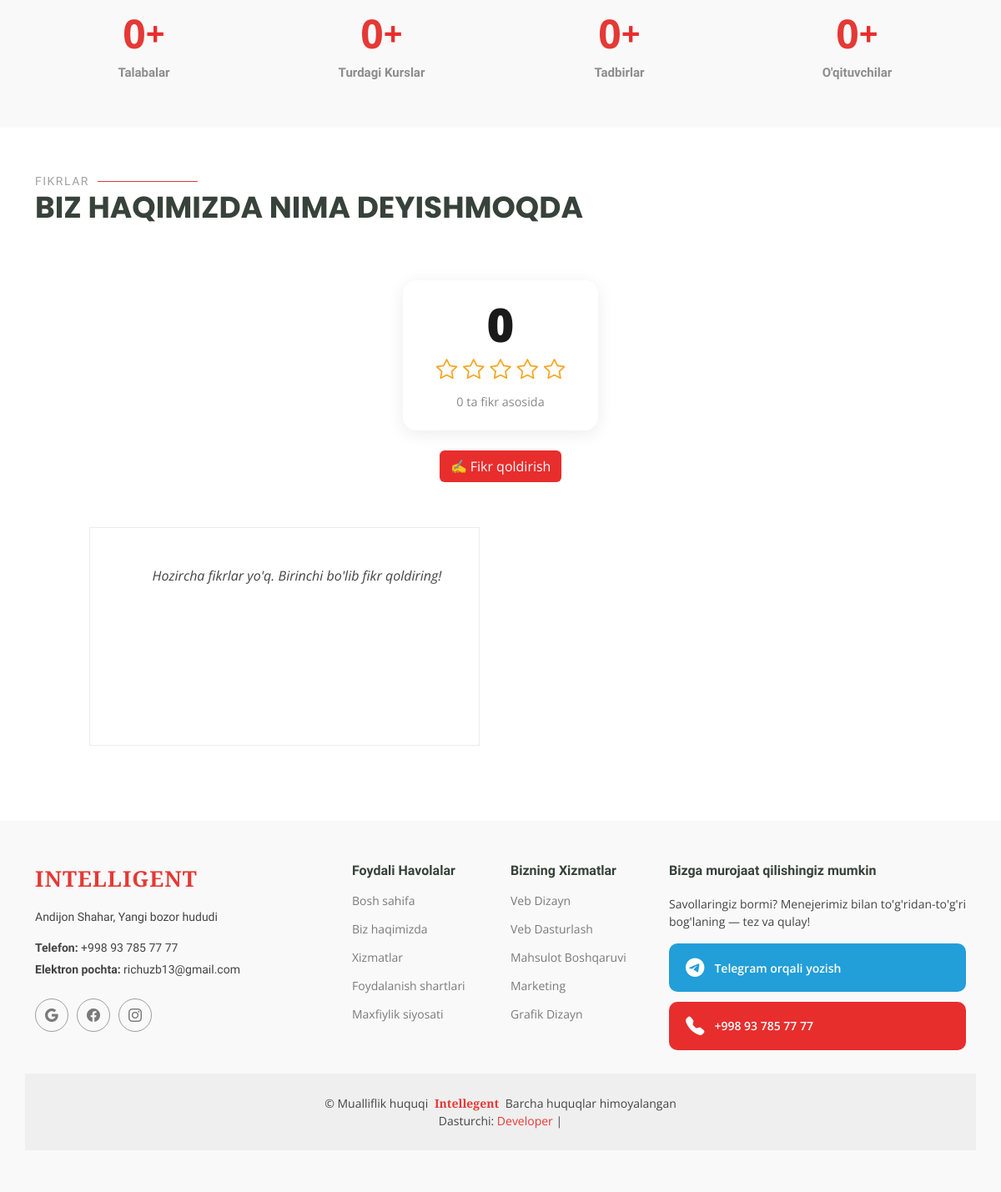
Page /about/ (lower part) on the earlier database version.
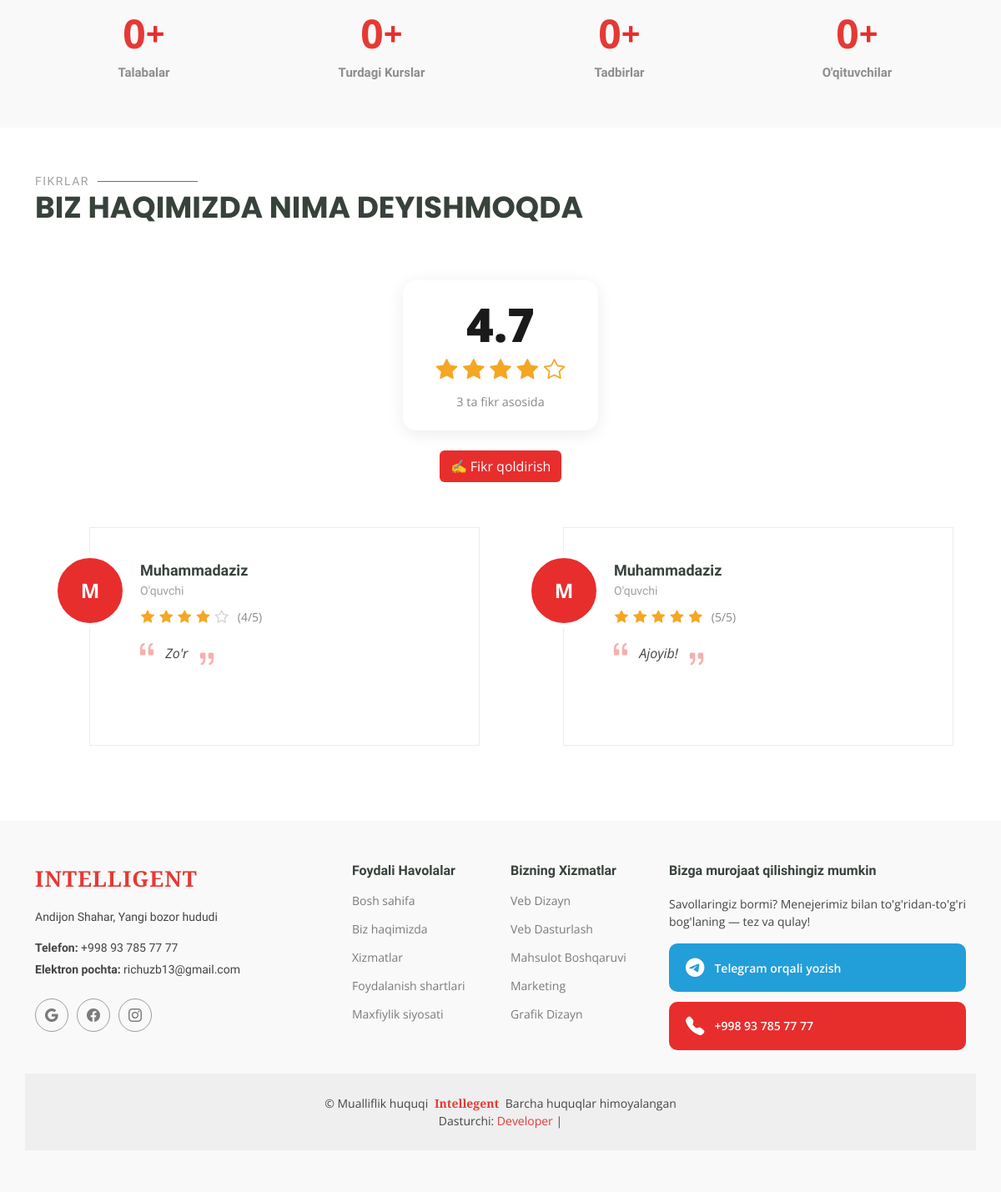
Same page on the later database version.
### main/models.py (models this page shows, shortened)
class Testimonial(models.Model):
    name = models.CharField(max_length=100)
    role = models.CharField(max_length=100)
    rating = models.IntegerField(default=5)
    comment = models.TextField()
    image = models.ImageField(upload_to='testimonials/', blank=True, null=True)
    created_at = models.DateTimeField(auto_now_add=True)

### main/views.py (the view)
# urls.py: path('about/', views.about, name='about'),
def about(request):
    testimonials = Testimonial.objects.all().order_by('-created_at')
    average_rating = Testimonial.objects.aggregate(Avg('rating'))['rating__avg']
    average_rating = round(average_rating, 1) if average_rating else 0
    total_reviews = Testimonial.objects.count()
    form = TestimonialForm()
    if request.method == 'POST':
        form = TestimonialForm(request.POST)
        if form.is_valid():
            form.save()
            return redirect('about')
    return render(request, 'about.html', {
        'testimonials': testimonials,
        'form': form,
        'average_rating': average_rating,
        'total_reviews': total_reviews,
    })

### templates/about.html (shortened to what the changed rows need)
{% extends 'base.html' %}
{% load static %}
{% block content %}
<main class="main">
  <section id="testimonials" class="testimonials section">
    <div class="container section-title" data-aos="fade-up">
      <h2>Fikrlar</h2>
    </div>
    <div class="text-center mb-4" data-aos="fade-up">
      <div style="display: inline-block; background: white; border-radius: 16px; padding: 24px 40px; box-shadow: 0 4px 20px rgba(0,0,0,0.08);">
        <div style="font-size: 3.5rem; font-weight: 800; color: #1a1a1a; line-height: 1;">
          {{ average_rating }}
        </div>
        <div style="margin: 8px 0; font-size: 1.6rem; color: #f5a623;">
          {% for i in "12345" %}
            {% if forloop.counter <= average_rating %}
              <i class="bi bi-star-fill"></i>
            {% else %}
              <i class="bi bi-star"></i>
            {% endif %}
          {% endfor %}
        </div>
        <div style="color: #888; font-size: 0.9rem;">
          {{ total_reviews }} ta fikr asosida
        </div>
      </div>
    </div>
    <div class="container" data-aos="fade-up" data-aos-delay="100">
<div class="swiper init-swiper">
  <div class="swiper-wrapper">
    {% for t in testimonials %}
    <div class="swiper-slide">
      <div class="testimonial-wrap">
        <div class="testimonial-item">
          {% if t.image %}
            <img src="{{ t.image.url }}" class="testimonial-img" alt="{{ t.name }}">
          {% else %}
            <div class="testimonial-img d-flex align-items-center justify-content-center"
              style="background-color: #e82d2d; color: white; font-size: 1.5rem; font-weight: 700; border-radius: 50%; width: 90px; height: 90px;">
              {{ t.name|first|upper }}
            </div>
          {% endif %}
          <h3>{{ t.name }}</h3>
          <h4>{{ t.role }}</h4>
          <div class="stars">
            {% for i in "12345" %}
              {% if forloop.counter <= t.rating %}
                <i class="bi bi-star-fill" style="color: #f5a623;"></i>
              {% else %}
                <i class="bi bi-star" style="color: #ccc;"></i>
              {% endif %}
            {% endfor %}
            <small style="color: #888; margin-left: 6px;">({{ t.rating }}/5)</small>
          </div>
          <p>
            <i class="bi bi-quote quote-icon-left"></i>
            <span>{{ t.comment }}</span>
            <i class="bi bi-quote quote-icon-right"></i>
          </p>
        </div>
      </div>
    </div>
    {% empty %}
    <div class="swiper-slide">
      <div class="testimonial-wrap">
        <div class="testimonial-item text-center">
          <p>Hozircha fikrlar yo'q. Birinchi bo'lib fikr qoldiring!</p>
        </div>
      </div>
    </div>
    {% endfor %}
  </div>
</div>
  </section></main>
{% endblock %}

Differences in the rows shown:
added Testimonial: name|first "M", name "Muhammadaziz", role "O'quvchi", rating "4", comment "Zo'r"
added Testimonial: name|first "M", name "Muhammadaziz", role "O'quvchi", rating "5", comment "Ajoyib!"
Other differences:
{{ average_rating }}: "0" → "4.7"
{{ total_reviews }}: "0" → "3"
text no longer shown: "Hozircha fikrlar yo'q. Birinchi bo'lib fikr qoldiring!"
